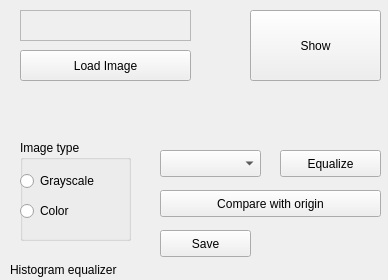
<?xml version="1.0" encoding="UTF-8"?>
<ui version="4.0">
 <class>Form</class>
 <widget class="QWidget" name="Form">
  <property name="geometry">
   <rect>
    <x>0</x>
    <y>0</y>
    <width>388</width>
    <height>280</height>
   </rect>
  </property>
  <property name="windowTitle">
   <string>Histogram equalizer</string>
  </property>
  <widget class="QPushButton" name="loadButton">
   <property name="geometry">
    <rect>
     <x>20</x>
     <y>50</y>
     <width>171</width>
     <height>31</height>
    </rect>
   </property>
   <property name="text">
    <string>Load Image</string>
   </property>
  </widget>
  <widget class="QTextEdit" name="textEdit">
   <property name="enabled">
    <bool>false</bool>
   </property>
   <property name="geometry">
    <rect>
     <x>20</x>
     <y>10</y>
     <width>171</width>
     <height>31</height>
    </rect>
   </property>
  </widget>
  <widget class="QGroupBox" name="groupBox">
   <property name="geometry">
    <rect>
     <x>20</x>
     <y>140</y>
     <width>111</width>
     <height>101</height>
    </rect>
   </property>
   <property name="title">
    <string>Image type</string>
   </property>
   <widget class="QRadioButton" name="grayRadio">
    <property name="geometry">
     <rect>
      <x>0</x>
      <y>30</y>
      <width>116</width>
      <height>22</height>
     </rect>
    </property>
    <property name="text">
     <string>Grayscale</string>
    </property>
   </widget>
   <widget class="QRadioButton" name="colorRadio">
    <property name="geometry">
     <rect>
      <x>0</x>
      <y>60</y>
      <width>121</width>
      <height>22</height>
     </rect>
    </property>
    <property name="text">
     <string>Color</string>
    </property>
   </widget>
  </widget>
  <widget class="QComboBox" name="comboBox">
   <property name="geometry">
    <rect>
     <x>160</x>
     <y>150</y>
     <width>101</width>
     <height>27</height>
    </rect>
   </property>
  </widget>
  <widget class="QPushButton" name="eqButton">
   <property name="geometry">
    <rect>
     <x>280</x>
     <y>150</y>
     <width>101</width>
     <height>27</height>
    </rect>
   </property>
   <property name="text">
    <string>Equalize</string>
   </property>
  </widget>
  <widget class="QPushButton" name="showButton">
   <property name="geometry">
    <rect>
     <x>250</x>
     <y>10</y>
     <width>131</width>
     <height>71</height>
    </rect>
   </property>
   <property name="text">
    <string>Show</string>
   </property>
  </widget>
  <widget class="QPushButton" name="cmpButton">
   <property name="geometry">
    <rect>
     <x>160</x>
     <y>190</y>
     <width>221</width>
     <height>27</height>
    </rect>
   </property>
   <property name="text">
    <string>Compare with origin</string>
   </property>
  </widget>
  <widget class="QLabel" name="label">
   <property name="geometry">
    <rect>
     <x>10</x>
     <y>260</y>
     <width>371</width>
     <height>20</height>
    </rect>
   </property>
   <property name="text">
    <string>Histogram equalizer</string>
   </property>
  </widget>
  <widget class="QPushButton" name="cmpButton_2">
   <property name="geometry">
    <rect>
     <x>160</x>
     <y>230</y>
     <width>91</width>
     <height>27</height>
    </rect>
   </property>
   <property name="text">
    <string>Save</string>
   </property>
  </widget>
  <zorder>groupBox</zorder>
  <zorder>loadButton</zorder>
  <zorder>textEdit</zorder>
  <zorder>comboBox</zorder>
  <zorder>eqButton</zorder>
  <zorder>showButton</zorder>
  <zorder>cmpButton</zorder>
  <zorder>label</zorder>
  <zorder>cmpButton_2</zorder>
 </widget>
 <resources/>
 <connections/>
</ui>
